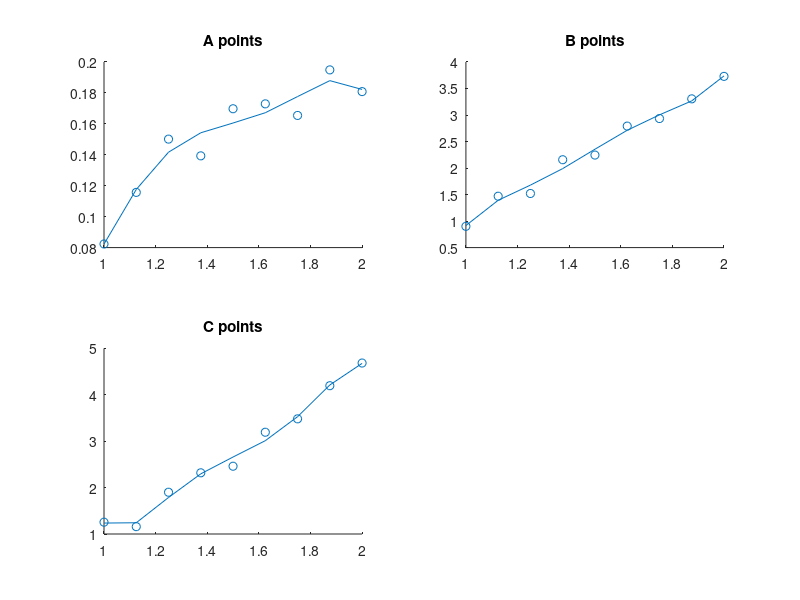

The MATLAB script that drew this image: (Note: this script raises an error after producing the figure.)
% Q1 - Curve Fitting

data = importdata('week2.mat');

% Generate the polynomial lines of best fit
n = 5;

polya = polyfit(data.x, data.a, n);
pa = polyval(polya, data.x);

polyb = polyfit(data.x, data.b, n);
pb = polyval(polyb, data.x);

polyc = polyfit(data.x, data.c, n);
pc = polyval(polyc, data.x);

% A points
subplot(2, 2, 1);
hold on;
scatter(data.x, data.a)
plot(data.x, pa);
title('A points');
hold off;

% B points
subplot(2, 2, 2);
hold on;
scatter(data.x, data.b);
plot(data.x, pb);
title('B points');
hold off;

% C points
subplot(2, 2, 3);
hold on;
scatter(data.x, data.c);
plot(data.x, pc);
title('C points');
hold off;

% Generate error bars for the first one
[p, S] = polyfit(data.x, data.a, 2);
[Y, DELTA] = polyconf(p, data.x, S, 'alpha', 0.05);

subplot(2, 2, 4);
hold on;
scatter(data.x, data.a);

% Draw the prediction intervals
handle1 = plot(data.x, Y-DELTA);
handle2 = plot(data.x, Y+DELTA);
title('Prediction Intervals');
hold off;

% Modify the handles
set(handle1, 'LineStyle', '--');
set(handle1, 'Color', 'b');
set(handle2, 'LineStyle', '--');
set(handle2, 'Color', 'r');
